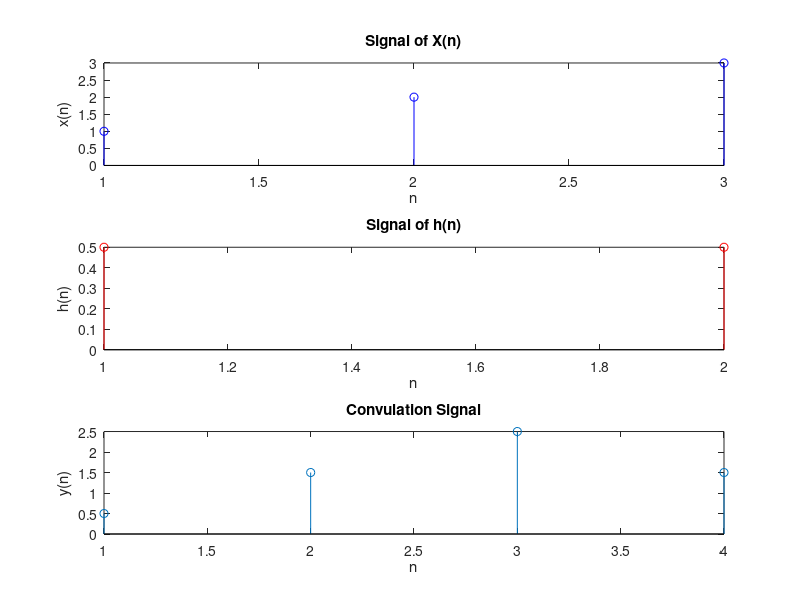

Source code (MATLAB):
x = [1 2 3];
h = [0.5 0.5];

Nx = length(x);
Nh = length(h);

ConvLength = Nx+Nh-1;
y = zeros(1,ConvLength);

for n = 1 : ConvLength
    for k = max(1,n-Nh+1) : min(n,Nx)
        y(n)=y(n) + x(k) *h(n-k+1);
    end
end

subplot(3, 1, 1);
stem(1:Nx,x,'b');
xlabel ('n');
ylabel ('x(n)');
title('Signal of X(n)');

subplot(3, 1, 2);
stem(1:Nh,h,'r');
xlabel ('n');
ylabel ('h(n)');
title('Signal of h(n)');

subplot(3,1,3);
stem(1:ConvLength,y);
xlabel ('n');
ylabel ('y(n)');
title('Convulation Signal');
